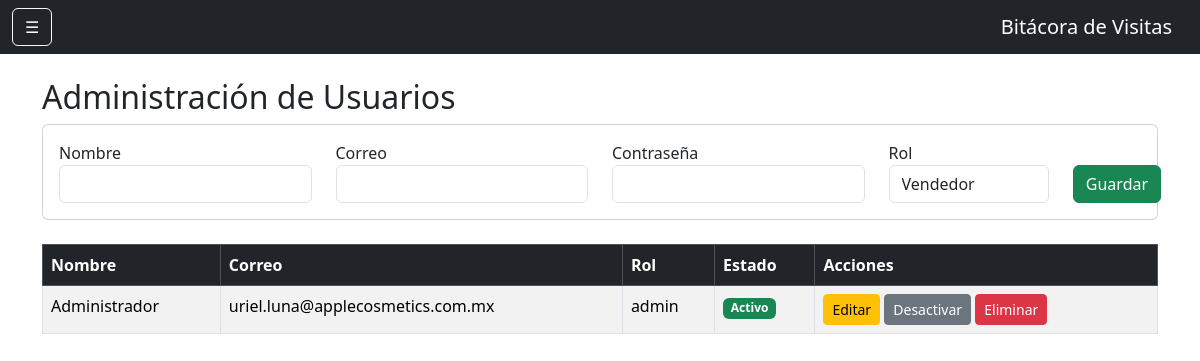
Before: /usuarios (signed in) with the older database file.
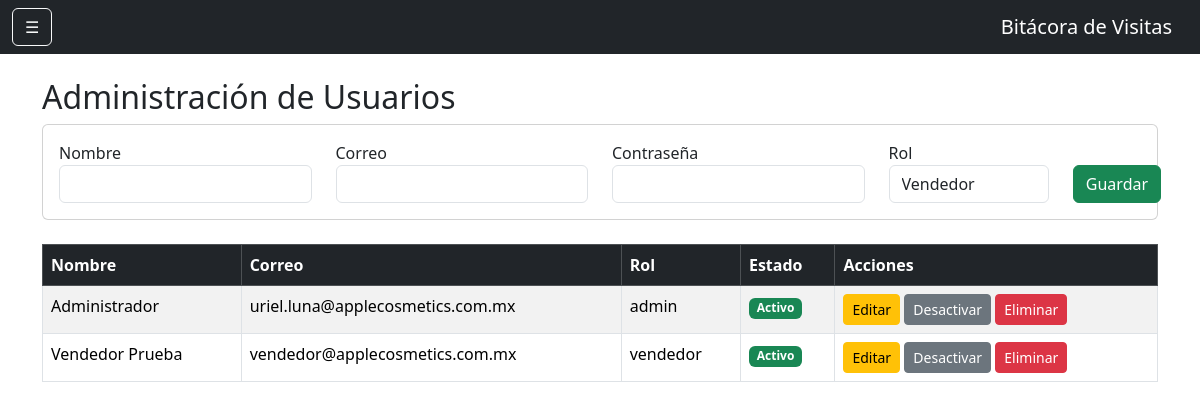
After: the same page with the newer database file.
### models.py (models this page shows)
class Usuario(UserMixin, db.Model):
    __tablename__ = 'usuarios'
    id = db.Column(db.Integer, primary_key=True)
    nombre = db.Column(db.String(100), nullable=False)
    correo = db.Column(db.String(120), unique=True, nullable=False)
    password = db.Column(db.String(255), nullable=False)
    rol = db.Column(db.String(20), default='vendedor')
    activo = db.Column(db.Boolean, default=True)

### app.py (the view, shortened to what this page needs)
@app.route('/usuarios', methods=['GET', 'POST'])
@login_required
def usuarios():
    if current_user.rol != 'admin':
        return "Acceso denegado"
    lista_usuarios = Usuario.query.order_by(
        Usuario.nombre
    ).all()
    return render_template(
        'usuarios.html',
        usuarios=lista_usuarios
    )

### app.py (called while the page is built)
@login_manager.user_loader
def load_user(user_id):
    return Usuario.query.get(int(user_id))

### templates/usuarios.html (shortened to what this page needs)
{% extends 'base.html' %}
{% block contenido %}
<h2>Administración de Usuarios</h2>
<div class="card mb-4">
    <div class="card-body">
        <form method="POST">
            <div class="row">
                <div class="col-md-3">
                    <label>Nombre</label>
                    <input
                        type="text"
                        name="nombre"
                        class="form-control"
                        required>
                </div>
                <div class="col-md-3">
                    <label>Correo</label>
                    <input
                        type="email"
                        name="correo"
                        class="form-control"
                        required>
                </div>
                <div class="col-md-3">
                    <label>Contraseña</label>
                    <input
                        type="password"
                        name="password"
                        class="form-control"
                        required>
                </div>
                <div class="col-md-2">
                    <label>Rol</label>
                    <select
                        name="rol"
                        class="form-control">
                        <option value="vendedor">
                            Vendedor
                        </option>
                    </select>
                </div>
                <div class="col-md-1 d-flex align-items-end">
                    <button
                        type="submit"
                        class="btn btn-success">
                        Guardar
                    </button>
                </div>
            </div>
        </form>
    </div>
</div>
<div class="table-responsive">
    <table class="table table-striped table-bordered">
        <thead class="table-dark">
            <tr>
                <th>Nombre</th>
                <th>Correo</th>
                <th>Rol</th>
                <th>Estado</th>
                <th>Acciones</th>
            </tr>
        </thead>
        <tbody>
            {% for usuario in usuarios %}
            <tr>
                <td>{{ usuario.nombre }}</td>
                <td>{{ usuario.correo }}</td>
                <td>{{ usuario.rol }}</td>
                <td>
                    {% if usuario.activo %}
                        <span class="badge bg-success">
                            Activo
                        </span>
                    {% else %}
                        <span class="badge bg-danger">
                            Inactivo
                        </span>
                    {% endif %}
                </td>
                <td>
                    <a href="{{ url_for('editar_usuario', id=usuario.id) }}"
                       class="btn btn-warning btn-sm">
                        Editar
                    </a>
                    {% if usuario.activo %}
                        <a href="{{ url_for('desactivar_usuario', id=usuario.id) }}"
                           class="btn btn-secondary btn-sm"
                           onclick="return confirm('¿Desea desactivar este usuario?');">
                            Desactivar
                        </a>
                    {% else %}
                        <a href="{{ url_for('reactivar_usuario', id=usuario.id) }}"
                           class="btn btn-success btn-sm"
                           onclick="return confirm('¿Desea reactivar este usuario?');">
                            Reactivar
                        </a>
                    {% endif %}
                    <a href="{{ url_for('eliminar_usuario', id=usuario.id) }}"
                       class="btn btn-danger btn-sm"
                       onclick="return confirm('¿Está seguro de eliminar este usuario definitivamente? Esta acción no se puede deshacer.');">
                        Eliminar
                    </a>
                </td>
            </tr>
            {% endfor %}
        </tbody>
    </table>
</div>
{% endblock %}

### templates/base.html (shortened to what this page needs)
<!DOCTYPE html>
<html lang="es">
<head>
    <link
        href="https://cdn.jsdelivr.net/npm/bootstrap@5.3.3/dist/css/bootstrap.min.css"
        rel="stylesheet">
</head>
<body>
    <nav class="navbar navbar-dark bg-dark">
        <div class="container-fluid">
            <button
                class="btn btn-outline-light"
                type="button"
                data-bs-toggle="offcanvas"
                data-bs-target="#menuLateral">
                ☰
            </button>
            <span class="navbar-brand mb-0 h1">
                Bitácora de Visitas
            </span>
        </div>
    </nav>
    <div class="container mt-4">
        {% block contenido %}
        {% endblock %}
    </div>
</body>
</html>

Changed rows visible on the page:
added Usuario: nombre "Vendedor Prueba", correo "vendedor@applecosmetics.com.mx", rol "vendedor", activo "Activo"
